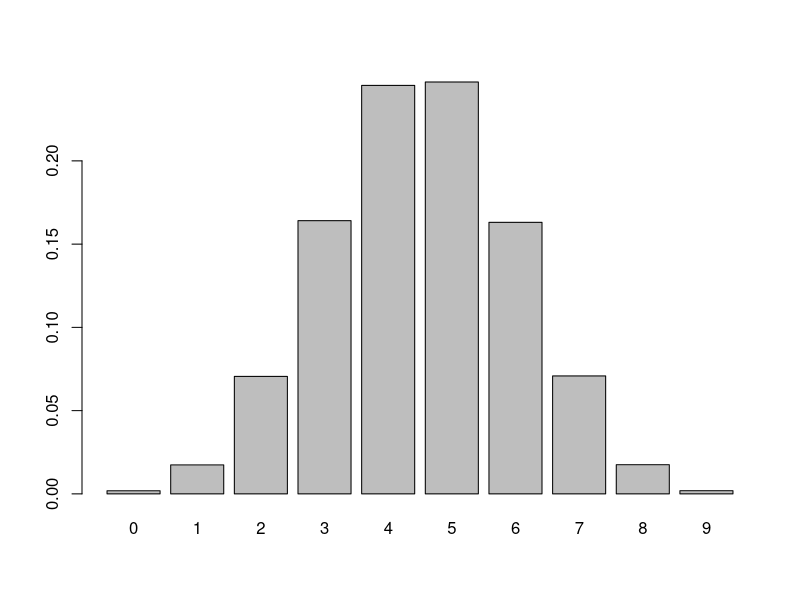

The R source for this figure:
## ---- chunk 1
# From 9 flips: 4 heads, 5 tails

set.seed(1234)
table(rbinom(n=100000, size=9, prob=0.5))
# Output:
  #   0     1     2     3     4     5     6     7     8     9 
  # 188  1740  7056 16409 24532 24737 16310  7085  1752   191  

# From 100,000 repetitions of flipping a fair coin 9 times (where achieving Heads represents success), 5 Heads was most frequent and 0 Heads was least frequent. 

## ---- chunk 2
set.seed(1234)
coin_flip_probs <- table(rbinom(n=100000, size=9, prob=0.5))/100000
# Output:
#       0       1       2       3       4       5       6       7       8 
# 0.00188 0.01740 0.07056 0.16409 0.24532 0.24737 0.16310 0.07085 0.01752 
#       9 
# 0.00191 
# From 100,000 repetitions of flipping a fair coin 9 times (where achieving Heads represents success), achieving 5 Heads was most likely and 0 Heads was least likely. 

barplot(coin_flip_probs)

# The bar plot for these coin flips looks approximately normal, there the center lies around 4-5 Heads.
# The distribution is now approximately normal due to the large number of trails applied to this binomial distribution (ie, the central limit theorem). 
## ---- chunk 3
# Completed table:
 
               # Passed         Failed       Total
# High school     33                 17        50
# College         47                 3         50

# Total          80                20          100

# The one additional piece of information was all that was necessary because the values within the cells must add of to their respective row/column totals. Therefore, having all the row/column totals, as well as the information for 1 cell, was enough information to calculate the missing values.

# Completed table of probabilities:
 
               # Passed         Failed       Total
# High school     0.33          0.17        0.50
# College         0.47          0.03         0.50

# Total          0.80           0.20          1.00

# For high-school students, the rate of passing is 33%.


## ---- chunk 4
# Completed table:
 
                        # Passed         Failed       Total
# Defaulting               2               69          71
# Not defaulting         93933             5996         99929

# Total                  93935            6065        100000

# ~93.935% of customers both pass the test and do not have their homes repossessed.

## ---- chunk 5
# Completed table of probabilities:
 
                        # Passed         Failed       Total
# Defaulting            0.200000        0.69000        0.71000
# Not defaulting        0.93933         0.59960       0.99929

# Total                  0.93935        0.60650        1.00000

# P(D|F) = [P(F|D)P(D)]/P(F) = [0.69000*0.71000]/0.60650 = 0.80775
# Given that a new customer fails the test, the probability that this customer will default on their mortgage is ~81%.

